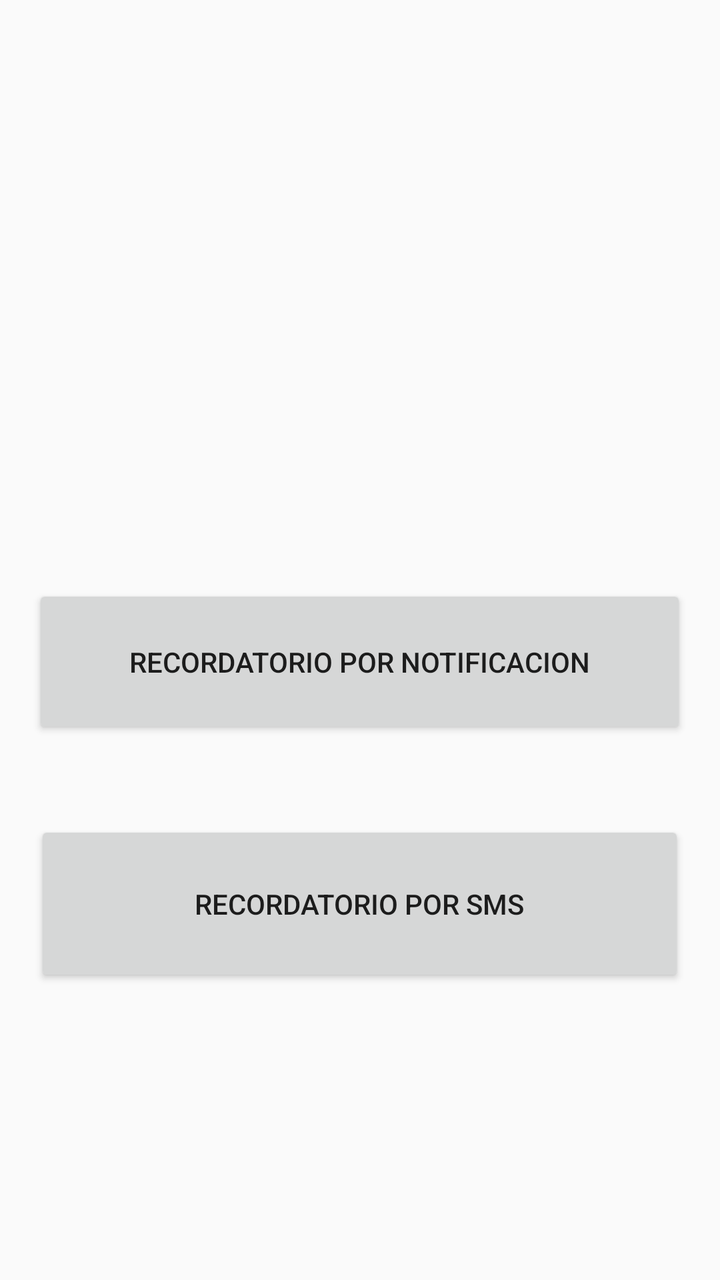
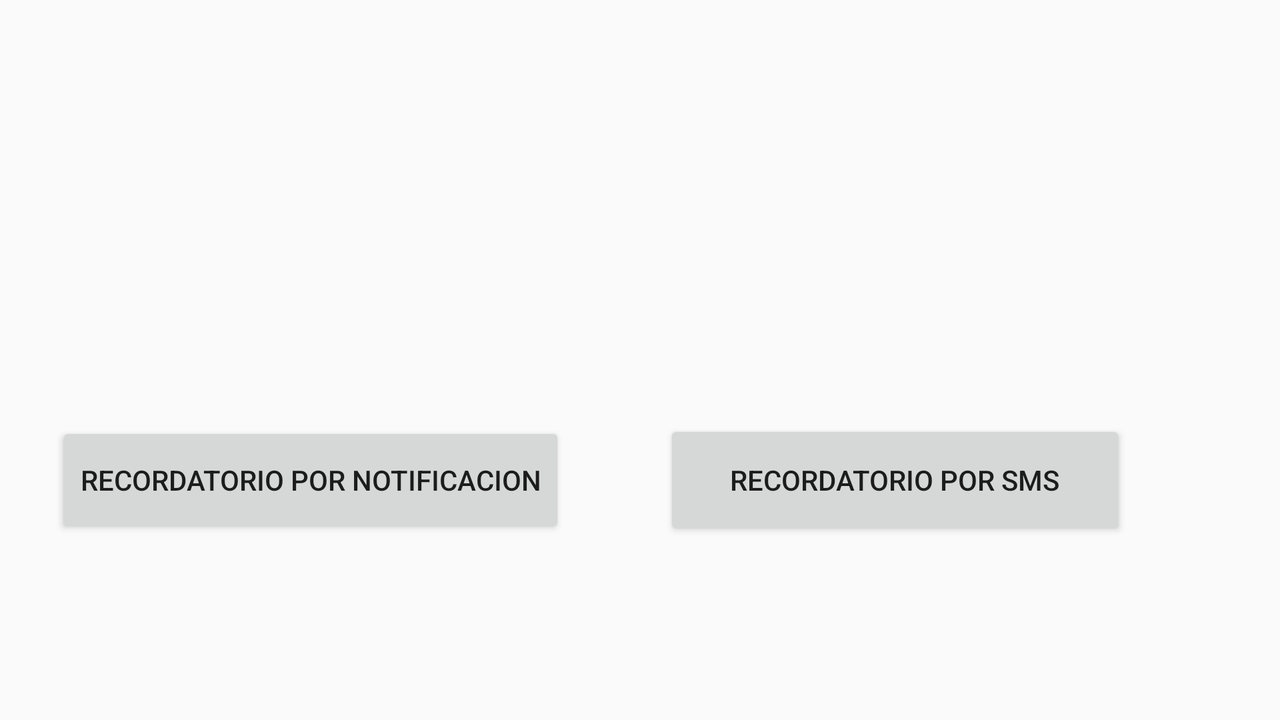

The same Android screen from two of the app's own layout files: first res/layout/ as a phone draws it, then the author's variant for another configuration, drawn on a device whose configuration selects that folder. Both files follow.
<!-- AndroidManifest.xml: application theme AppTheme -->
<!-- res/layout/fragment_notificar.xml -->
<?xml version="1.0" encoding="utf-8"?>
<LinearLayout xmlns:android="http://schemas.android.com/apk/res/android"
    xmlns:app="http://schemas.android.com/apk/res-auto"
    xmlns:tools="http://schemas.android.com/tools"
    android:layout_width="match_parent"
    android:layout_height="match_parent"
    android:orientation="vertical">

    <TextView
        android:id="@+id/text_tools"
        android:layout_width="match_parent"
        android:layout_height="117dp"
        android:layout_marginStart="8dp"
        android:layout_marginTop="8dp"
        android:layout_marginEnd="8dp"
        android:gravity="center"
        android:textAlignment="center"
        android:textSize="20sp" />

    <LinearLayout
        android:layout_width="match_parent"
        android:layout_height="151dp"
        android:orientation="vertical">

        <ImageView
            android:id="@+id/imageView3"
            android:layout_width="match_parent"
            android:layout_height="wrap_content"
            app:srcCompat="@drawable/consejos" />
    </LinearLayout>

    <LinearLayout
        android:layout_width="match_parent"
        android:layout_height="110dp"
        android:gravity="center"
        android:orientation="vertical">

        <Button
            android:id="@+id/button"
            android:layout_width="327dp"
            android:layout_height="77dp"
            android:text="RECORDATORIO POR NOTIFICACION" />
    </LinearLayout>

    <LinearLayout
        android:layout_width="match_parent"
        android:layout_height="132dp"
        android:gravity="center"
        android:orientation="vertical">

        <Button
            android:id="@+id/button3"
            android:layout_width="325dp"
            android:layout_height="83dp"
            android:text="RECORDATORIO POR SMS" />
    </LinearLayout>

</LinearLayout>
<!-- resources referenced by this layout -->
<resources>
  <style name="AppTheme" parent="Theme.AppCompat.Light.DarkActionBar">
          
          <item name="colorPrimary">@color/colorPrimary</item>
          <item name="colorPrimaryDark">@color/colorPrimaryDark</item>
       
      </style>
  <color name="colorPrimary">#7ACDF7</color>
  <color name="colorPrimaryDark">#6BCDFD</color>
</resources>
<!-- res/layout-land/fragment_notificar.xml (the author's variant of the layout above) -->
<!-- drawn on the phone turned sideways -->
<?xml version="1.0" encoding="utf-8"?>
<LinearLayout xmlns:android="http://schemas.android.com/apk/res/android"
    xmlns:app="http://schemas.android.com/apk/res-auto"
    xmlns:tools="http://schemas.android.com/tools"
    android:layout_width="match_parent"
    android:layout_height="match_parent"
    android:orientation="vertical">

    <TextView
        android:id="@+id/text_tools"
        android:layout_width="match_parent"
        android:layout_height="59dp"
        android:layout_marginStart="8dp"
        android:layout_marginTop="8dp"
        android:layout_marginEnd="8dp"
        android:gravity="center"
        android:textAlignment="center"
        android:textSize="20sp" />

    <LinearLayout
        android:layout_width="match_parent"
        android:layout_height="118dp"
        android:orientation="vertical">

        <ImageView
            android:id="@+id/imageView3"
            android:layout_width="582dp"
            android:layout_height="105dp"
            app:srcCompat="@drawable/consejos" />
    </LinearLayout>

    <LinearLayout
        android:layout_width="match_parent"
        android:layout_height="110dp"
        android:gravity="center"
        android:orientation="vertical">

        <LinearLayout
            android:layout_width="match_parent"
            android:layout_height="match_parent"
            android:orientation="horizontal">

            <LinearLayout
                android:layout_width="311dp"
                android:layout_height="match_parent"
                android:gravity="center"
                android:orientation="horizontal">

                <Button
                    android:id="@+id/button"
                    android:layout_width="wrap_content"
                    android:layout_height="58dp"
                    android:gravity="center"
                    android:text="RECORDATORIO POR NOTIFICACION"
                    android:textAlignment="center" />
            </LinearLayout>

            <LinearLayout
                android:layout_width="273dp"
                android:layout_height="match_parent"
                android:gravity="center"
                android:orientation="horizontal">

                <Button
                    android:id="@+id/button3"
                    android:layout_width="231dp"
                    android:layout_height="60dp"
                    android:text="RECORDATORIO POR SMS" />
            </LinearLayout>

        </LinearLayout>

    </LinearLayout>

</LinearLayout>
